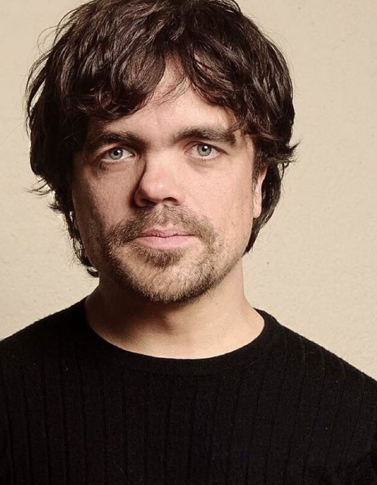
#> input picture Before.png, 377 x 485 px; the run also reads 1 picture not shown here
$ jupyter execute --allow-errors Snapchat-filter-on-an-image.ipynb
#> lines starting #> are read from the running program, lines starting #| are printed output that depends on the picture; after the words box and inside, x2 and y2 are one past the last pixel; in counts of white or black regions, pixels touching at a corner belong together
[cell 1]
import numpy as np
import matplotlib.pyplot as plt
import cv2

[cell 2]
face_classifier = cv2.CascadeClassifier("haarcascade_frontalface_alt.xml")
eye_classifier = cv2.CascadeClassifier("frontalEyes35x16.xml")
nose_classifier = cv2.CascadeClassifier("Nose18x15.xml")

[cell 3]
jamie = cv2.imread("Before.png")
#> jamie is the input picture: shape (485, 377, 3); mean B, G, R 87.7, 100, 119.5

[cell 4]
# cv2.imshow("Jamie Before",jamie)
# cv2.waitKey(0)
# cv2.destroyAllWindows()

[cell 5]
eye = eye_classifier.detectMultiScale(jamie,1.1,5)
#> eye = [[82, 112, 160, 73]]
eye = eye[0]
#> eye = [82, 112, 160, 73]

[cell 6]
x,y,h,w = eye
#> x = 82; y = 112; h = 160; w = 73

[cell 7]
# jamie = cv2.rectangle(jamie,(x,y),(x+w,y+h),(255,255,255),2)

[cell 8]
# cv2.imshow("Jamie Before",jamie)
# cv2.waitKey(0)
# cv2.destroyAllWindows()

[cell 9]
glasses = cv2.imread("glasses.png",-1)
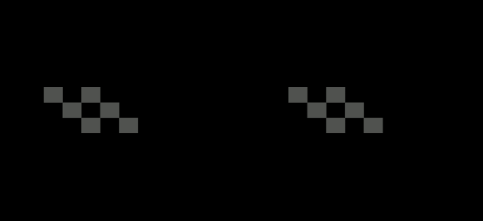
#> input picture glasses.png, 483 x 221 px
#> glasses is the input picture: shape (221, 483, 4); mean B, G, R, A 2.6, 2.7, 2.7, 68.4
glasses = cv2.resize(glasses,(w,h))
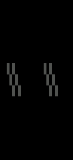
#> glasses: shape (160, 73, 4); mean B, G, R, A 2.6, 2.7, 2.6, 68
glass = glasses[:,:,[0,1,2]]

[cell 10]
plt.imshow(jamie)
plt.scatter(x,y,color="red")
plt.show()
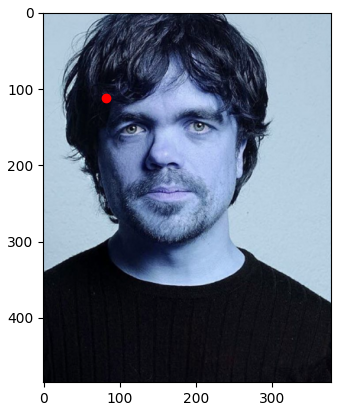
#> figure drawn by matplotlib, 1 panel; B, G, R data is drawn as R, G, B

[cell 11]
plt.imshow(glasses)
plt.show()

[cell 12]
print(glass.shape)
#| (160, 73, 3)
print(glasses.shape)
#| (160, 73, 4)

[cell 13]

print(w,h)
#| 73 160

[cell 14]
for i in range(h):
    for j in range(w):
        if glasses[i,j,3]>0:
            jamie[y+i+4][x+j] = glass[i][j]
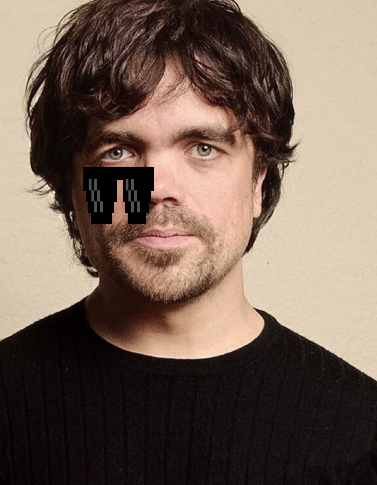
#> jamie: shape (485, 377, 3); 1.79% of pixels changed, all inside (x1, y1, x2, y2) = (83, 167, 154, 224)

[cell 15]
cv2.imshow("Jamie Before",jamie)
cv2.waitKey(0)
cv2.destroyAllWindows()

[cell 16]
noses = nose_classifier.detectMultiScale(jamie,1.2,5)
#> noses = ()
print(noses)
#> (the rest of this cell did not finish here and is left out)

[cell 17]
# jamie = cv2.rectangle(jamie,(x,y),(x+w,y+h),(255,255,255),2)

[cell 18]
# cv2.imshow("Jamie Before",jamie)
# cv2.waitKey(0)
# cv2.destroyAllWindows()

[cell 19]
moustache = cv2.imread("mustache.png",-1)
print(w,h)
#| 73 160

[cell 20]
plt.imshow(moustache)
plt.show()

[cell 21]
moustache = cv2.resize(moustache,(w,int(0.75*(h+12))))
#> moustache: shape (129, 73, 4)

[cell 22]
plt.imshow(moustache)
plt.show()

[cell 23]
plt.imshow(moustache)
plt.scatter(x,y,color="red")
plt.show()
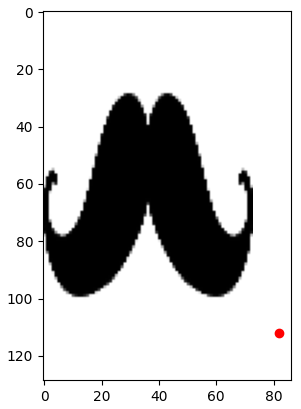
#> figure drawn by matplotlib, 1 panel

[cell 24]
moustache = moustache[12:40,:]
#> moustache: shape (28, 73, 4)

[cell 25]
plt.imshow(moustache)
plt.show()

[cell 26]
plt.imshow(jamie)
plt.scatter(x,y+h,color="red")
plt.show()
#> figure, not shown here; B, G, R data is drawn as R, G, B

[cell 27]
mustache = moustache[:,:,[0,1,2]]
#> mustache: shape (28, 73, 3); every value is 0
print(x,y+h+12)
#| 82 284
print(mustache.shape)
#| (28, 73, 3)
print(w,h)
#| 73 160

[cell 28]
for i in range(mustache.shape[0]):
    for j in range(mustache.shape[1]):
        if moustache[i,j,3]>0:
            jamie[y+h-i][x+j] = mustache[i][j]
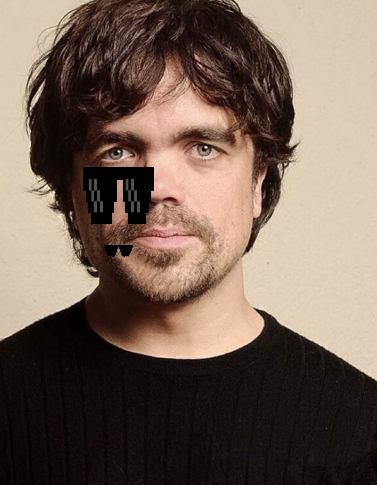
#> jamie: shape (485, 377, 3); 0.14% of pixels changed, all inside (x1, y1, x2, y2) = (104, 245, 133, 257)

[cell 29]
cv2.imshow("Jamie After",jamie)
cv2.waitKey(0)
cv2.destroyAllWindows()

[cell 30]
jamie = cv2.cvtColor(jamie,cv2.COLOR_BGR2RGB)

[cell 31]
plt.imshow(jamie)
plt.show()

[cell 32]
import pandas as pd

[cell 33]
jamie = np.reshape(jamie,(-1,3))
print(jamie.shape)
#| (182845, 3)

[cell 34]
df = pd.DataFrame(data=jamie,columns=['Channel 1','Channel 2','Channel 3'])
#> df = table of 182845 rows and 3 columns
